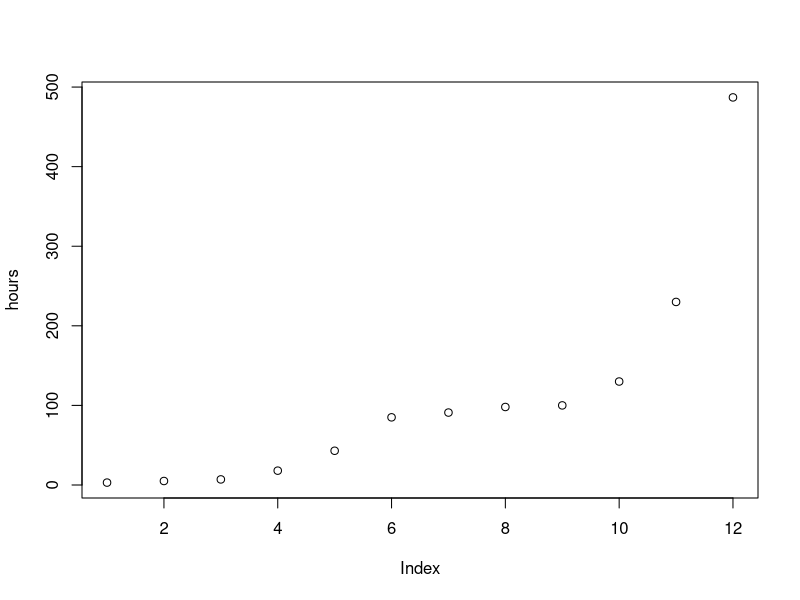

Generate this figure with R: (Note: this script raises an error after producing the figure.)
hours<-c(3,5,7,18,43,85,91,98,100,130,230,487)
plot(hours)
plot(hours, type = "x", col ="black")
title(main = "Broken Air Conditioners", col.main="black", font.main=10)
hours<-xyplot(z~x*y, data=hours, pch="x")

c<-ggplot(hours, aes(c, x=x, y=y)) +geom_point(linetype = 4)
